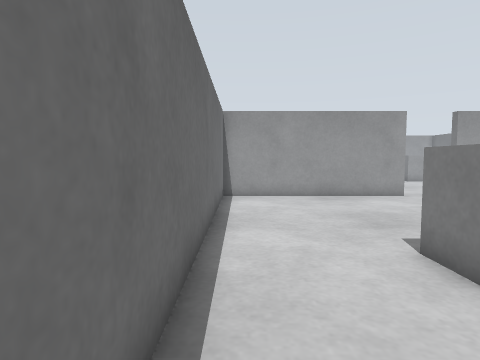
[1] (above)

15 first-person views from a walk through a Gazebo world. The camera is 0.45 m above the floor, tilts 4° down and sees 75° across. The floor is counted in squares, 0.25 m on a side. Each view is taken from the middle of a square. On the plan, view 1 faces up. The plan holds only what a view shows up to about 16 squares ahead; the rest is blank. The place goes on beyond the plan.

[2]
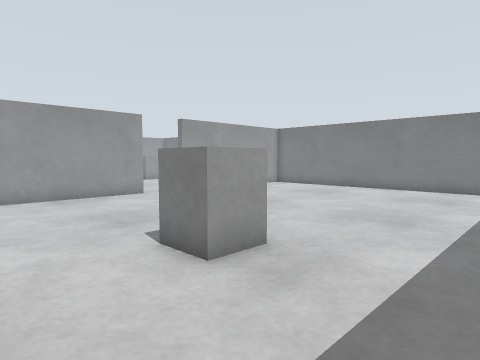

[3]
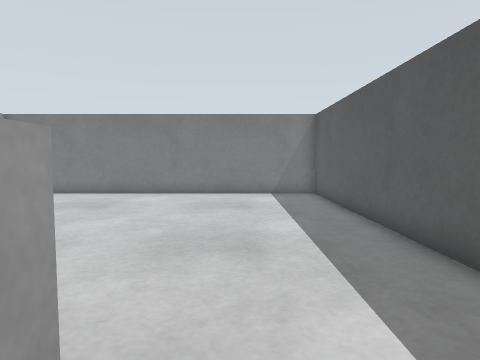

[4]
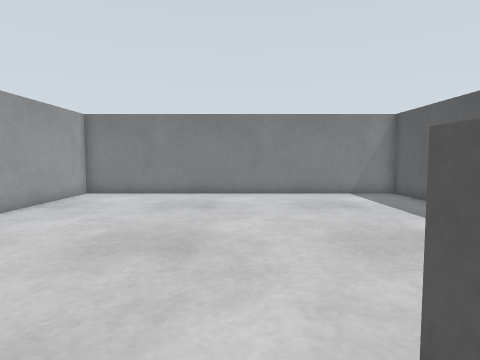

[5]
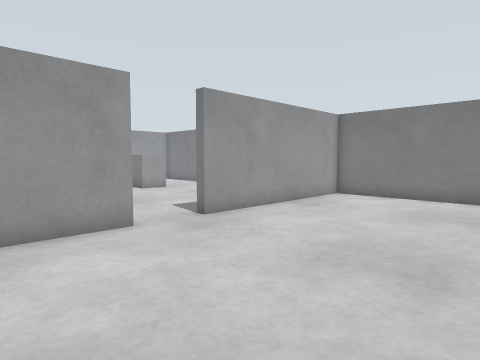

[6]
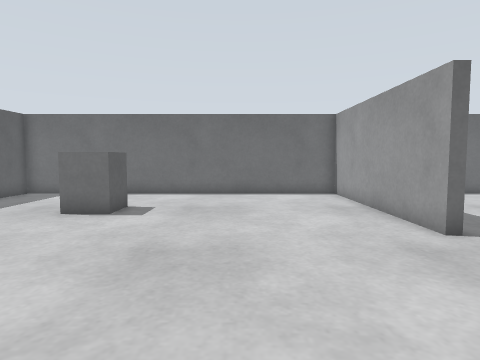

[7]
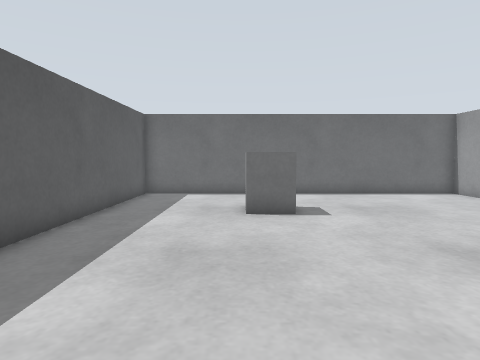

[8]
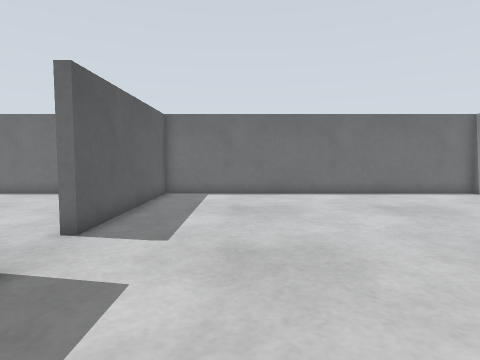

[9]
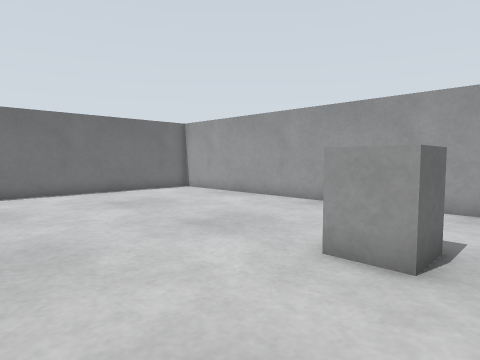

[10]
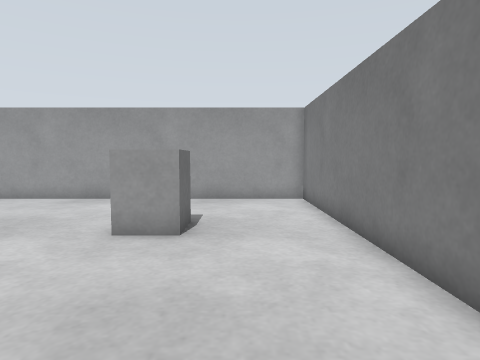

[11]
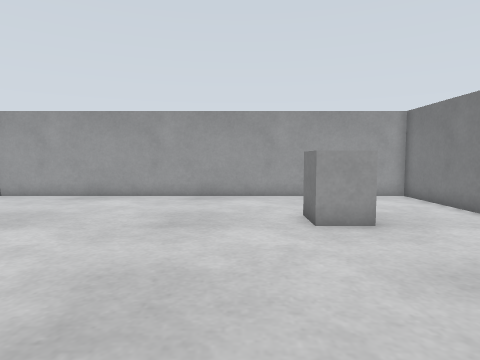

[12]
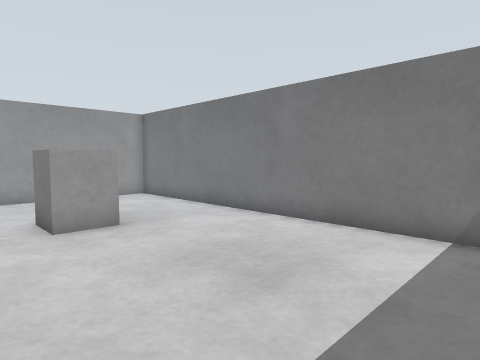

[13]
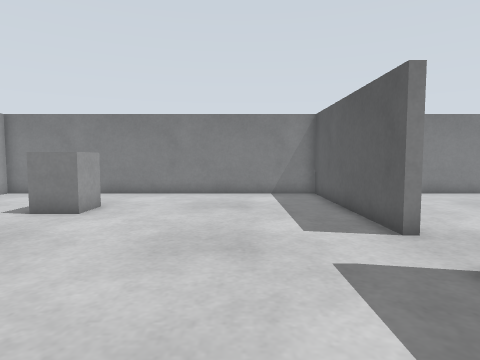

[14]
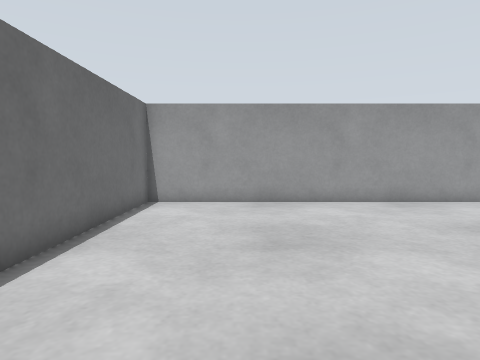

[15]
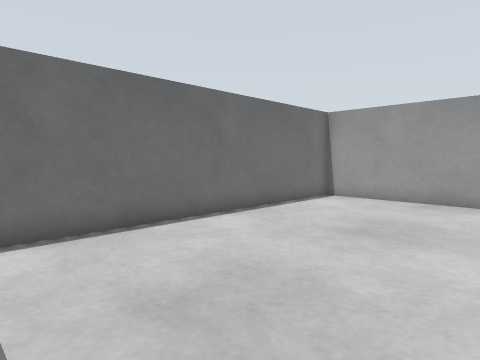

### Floor plan
Points are (right, up) in squares from view 1. A wall is a line through its corners. A room is listed if a view was taken in it or the views show most of it. See-through windows are left out.
Room 1 (views 1, 2, 3, 4, 5, 6, 7)
walls: (7.8, 14.8) (-0.8, 14.8) (-0.8, -0.8) (18.8, -0.8) (18.8, 14.8) (10.2, 14.8)
ways out: opening at (9, 15) to room 2
objects: grey box (4, 4) to (5, 6)
Room 2 (views 8, 9, 10, 11, 12, 13, 14, 15)
walls: (10.2, 14.8) (10.2, 15.2) (18.8, 15.2) (18.8, 30.8) (-0.8, 30.8) (-0.8, 15.2) (7.8, 15.2) (7.8, 14.8)
ways out: opening at (9, 15) to room 1
objects: grey box (13, 24) to (14, 26)

Where each view was taken, in squares from view 1:
view 1: 0 up, 0 right, facing up
view 2: 0 up, 0 right, facing up-right
view 3: 3 up, 3 right, facing right
view 4: 7 up, 3 right, facing right
view 5: 7 up, 4 right, facing up-right
view 6: 10 up, 15 right, facing left
view 7: 4 up, 15 right, facing left
view 8: 19 up, 15 right, facing left
view 9: 19 up, 16 right, facing up-left
view 10: 17 up, 16 right, facing up
view 11: 16 up, 11 right, facing up
view 12: 16 up, 11 right, facing up-right
view 13: 19 up, 3 right, facing right
view 14: 18 up, 3 right, facing up
view 15: 17 up, 7 right, facing up-left
